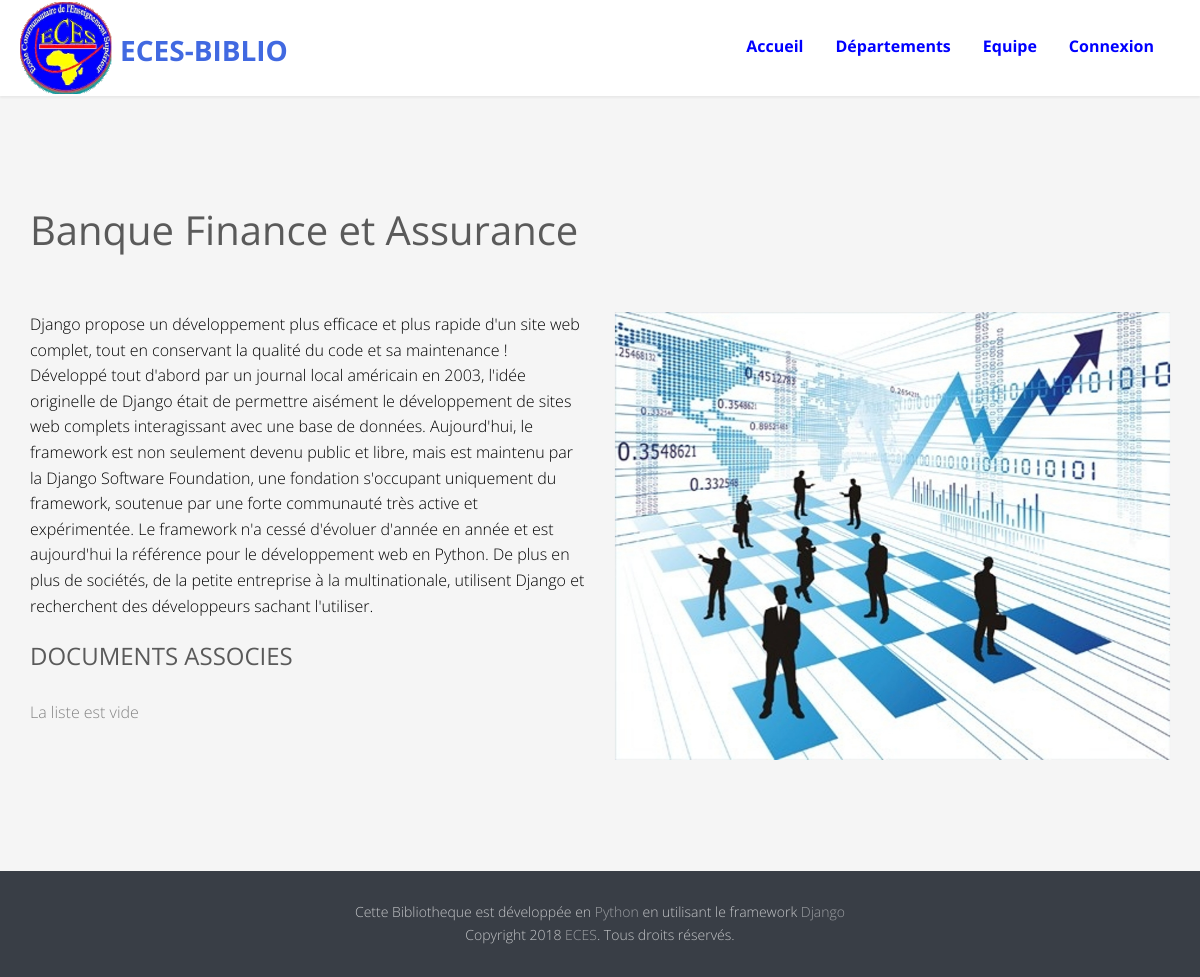
Page /filieres/1/ on the committed database.
### eces/models.py (models this page shows, shortened)
class Filiere(models.Model):
  image=models.FileField(upload_to="Repertoire_Images", default='Repertoire_Images/filieredefaut1.jpg')
  libelle=models.CharField(max_length=255, unique=True ,help_text='veuillez indiquer une filiere')
  description=models.TextField()
  departement=models.ForeignKey(Departement, on_delete=models.CASCADE)
  class Meta:
    ordering =('libelle',)

### eces/views.py (the view)
# urls.py: path('filieres/<int:pk>/', views.FiliereDetailView.as_view(), name='filiere_detail'),
class FiliereDetailView(DetailView):
	template_name='filieres_detail.html'
	model=models.Filiere

### templates/filieres_detail.html (shortened to what this page needs)
{% extends 'index.html' %}
{%  block header %}
{{ block.super }}
{%  endblock header%}
 {% block departement %}
 <div id="fh5co-tours" class="fh5co-section-gray">
    <div class="container">
        <div class="row">
            <div class="col-md-12 animate-box">
                 <h2 class="heading-title">{{ filiere.libelle }}</h2>
            </div>
			<div class="col-md-6 animate-box">
				<p style="color: black">{{ filiere.description }}</p>
		<div class="blog-text">
			<div class="prod-title">
				<h3>DOCUMENTS ASSOCIES</h3>
					{% for document in filiere.document_set.all %}
						<p><a href="{% url 'document_detail' document.pk %}">{{ document.titre }}</a></p>
					{% empty %}
						<p>La liste est vide</p>
					{% endfor %}
		    </div>
		</div>
			</div>
			<div class="col-md-6 animate-box">
				<img class="img-responsive" src="{{filiere.image.url}}" alt="travel">
			</div>
		</div>
     </div>
</div>
 {% endblock departement %}

### eces/static/eces/css/style.css (style rules this page uses)
body { font-family: "Open Sans", Arial, sans-serif; line-height: 1.6; font-size: 16px; background: #fff; color: #848484; font-weight: 300; overflow-x: hidden; }
p, ul, ol { margin-bottom: 1.5em; font-size: 16px; color: #848484; font-family: "Open Sans", Arial, sans-serif; }
h1, h2, h3, h4, h5, h6 { color: #5a5a5a; font-family: "Open Sans", Arial, sans-serif; font-weight: 400; margin: 0 0 30px 0; }
#fh5co-work-section, #fh5co-car, #fh5co-blog-section, #fh5co-features, #fh5co-tours, #fh5co-testimonial, .fh5co-content-section { padding: 7em 0; }
.fh5co-section-gray { background: rgba(0, 0, 0, 0.04); }
.heading-title { font-size: 40px; margin-bottom: 1.5em; }
.js .animate-box { opacity: 0; }

### rows in the picture
Filiere: libelle "Banque Finance et Assurance", description "Django propose un développement plus efficace et plus rapide d'un site web complet, tout en conservant la qualité du code et sa maintenance ! Développé tout d'abord par un journal local américain en 2003, l'idée originelle de Django était de permettre aisément le développement de sites web complets interagissant avec une base de données. Aujourd'hui, le framework est non seulement devenu public et libre, mais est maintenu par la Django Software Foundation, une fondation s'occupant uniquement du framework, soutenue par une forte communauté très active et expérimentée. Le framework n'a cessé d'évoluer d'année en année et est aujourd'hui la référence pour le développement web en Python. De…", image (picture)
